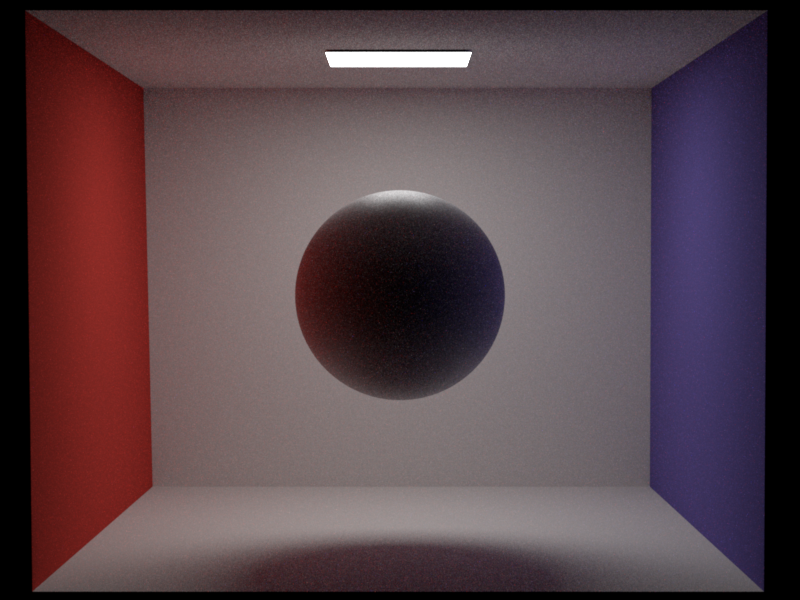
#> input picture assets/validation/disney/test_disney_metallic_0.png, 800 x 600 px, found by its file name; the run also reads 1 picture not shown here
$ python concatenate_img.py
#> lines starting #> are read from the running program, lines starting #| are printed output that depends on the picture; pictures that were not available may be replaced by others from this repository, and a replacement may not be noted
import cv2
import numpy as np
folder_path = "/home/zhangganlin/Desktop/Kombu/code/scenes/project/disney/metallic/"
img1 = cv2.imread(folder_path+"test_disney_metallic_0.png")
#> img1 is the input picture: shape (600, 800, 3); mean B, G, R 73.3, 67.7, 87.2
img2 = cv2.imread(folder_path+"test_disney_metallic_025.png")
img3 = cv2.imread(folder_path+"test_disney_metallic_050.png")
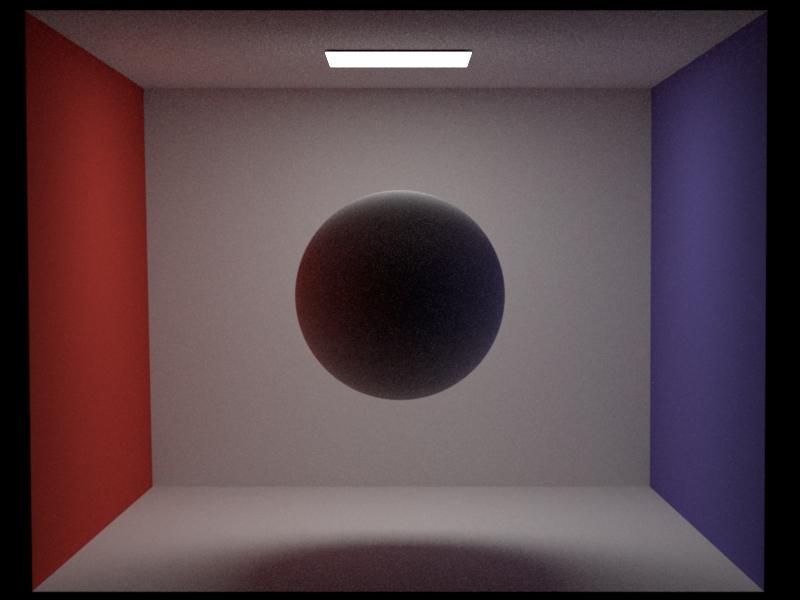
#> input picture assets/validation/disney/test_disney_roughness_100.png, 800 x 600 px, given in place of test_disney_metallic_050.png, which was not available
#> img3 is the input picture: shape (600, 800, 3); mean B, G, R 73.1, 67.4, 86.9
img4 = cv2.imread(folder_path+"test_disney_metallic_075.png")
img5 = cv2.imread(folder_path+"test_disney_metallic_100.png")
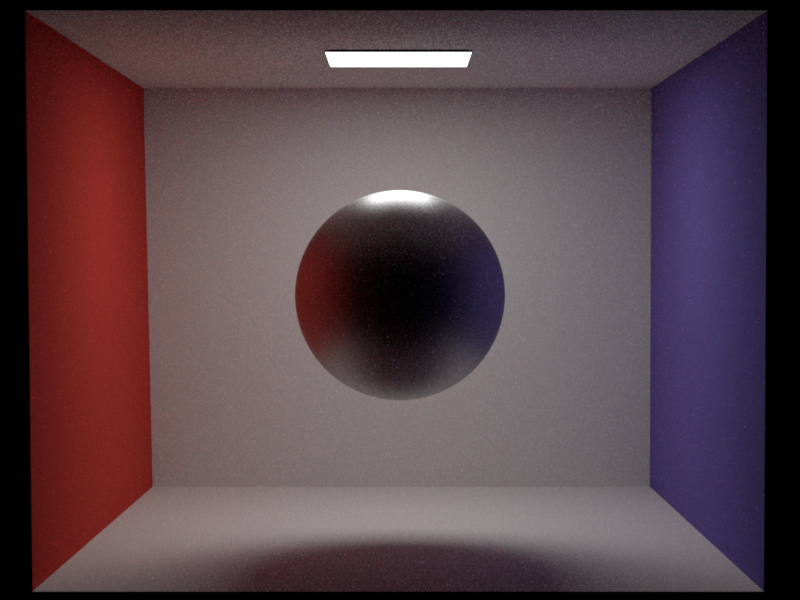
#> input picture assets/validation/disney/test_disney_metallic_100.png, 800 x 600 px, found by its file name
#> img5 is the input picture: shape (600, 800, 3); mean B, G, R 73.2, 67.5, 87


image = np.concatenate((img1,img2,img3,img4,img5),axis=1)
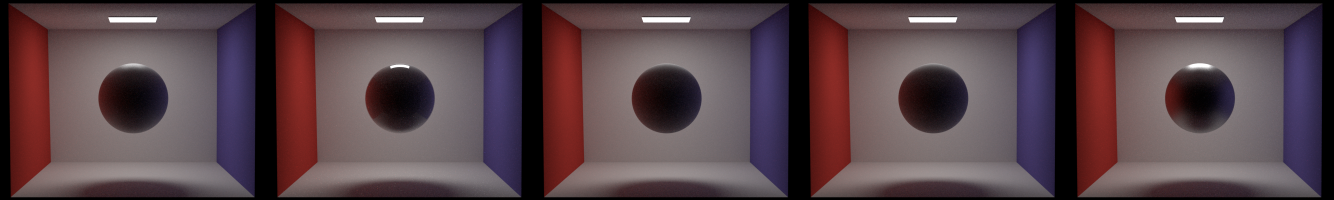
#> image: shape (600, 4000, 3) (shown at 1/3 size); mean B, G, R 73.2, 67.6, 87.1

cv2.imwrite(folder_path+"concat_metallic.png",image)

# cv2.imshow('image',image)
# cv2.waitKey(0)
